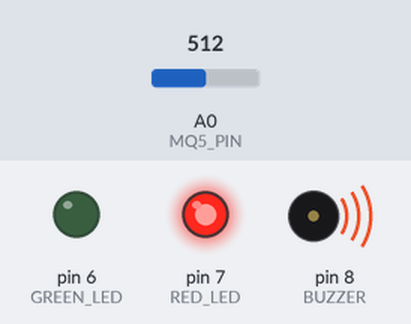
Simulated run of this sketch. Board: Arduino Uno, built with avr-gcc and run on an emulated ATmega328P. On the bench: output pins drawn as LEDs (lit = HIGH), buzzer (waves = sounding, pin HIGH). The test bench sets the inputs (shaded band); at power-on: A0 (MQ5_PIN) = 512. What the sketch prints to the serial monitor is not drawn.

Above: at 1.8 s.
1.9 s: A0 (MQ5_PIN) set to 316
3.4 s: A0 (MQ5_PIN) set to 291
At 4.3 s:
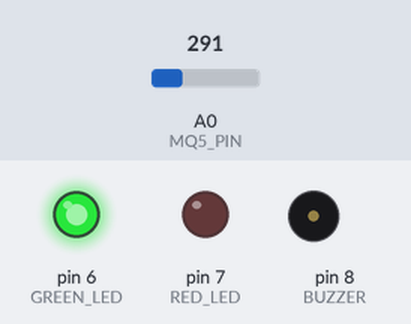
5.5 s: A0 (MQ5_PIN) set to 306
At 7.0 s:
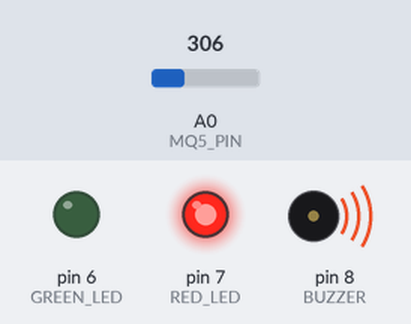
7.5 s: A0 (MQ5_PIN) set to 290
At 8.6 s:
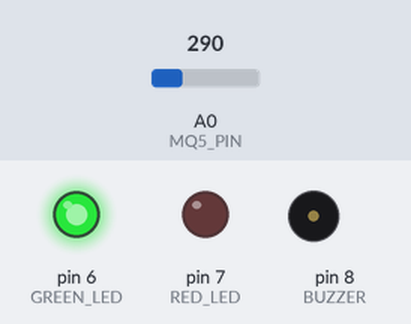
Timing chart, 0 to 10.5 s (numbered marks = the images above; inputs shaded):
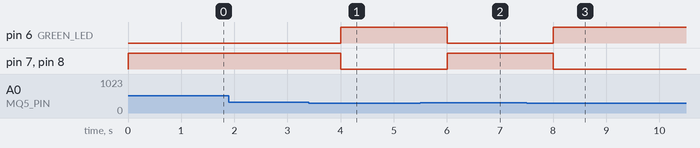

The sketch:

Smoke_Detector.ino
```cpp
#define MQ5_PIN A0
#define GREEN_LED 6
#define RED_LED 7
#define BUZZER 8

int gasThreshold = 300; // Adjust this threshold based on sensor calibration

void setup() {
    Serial.begin(9600);
    pinMode(GREEN_LED, OUTPUT);
    pinMode(RED_LED, OUTPUT);
    pinMode(BUZZER, OUTPUT);
    digitalWrite(GREEN_LED, HIGH); // Green LED on by default (safe state)
    digitalWrite(RED_LED, LOW);
    digitalWrite(BUZZER, LOW);
}

void loop() {
    int gasValue = analogRead(MQ5_PIN);
    Serial.print("Gas Level: ");
    Serial.println(gasValue);

    if (gasValue > gasThreshold) {
        // Gas detected - Alert mode
        digitalWrite(RED_LED, HIGH);
        digitalWrite(GREEN_LED, LOW);
        digitalWrite(BUZZER, HIGH);
        Serial.println("⚠️ Gas Detected! Take Action.");
    } else {
        // No gas detected - Safe mode
        digitalWrite(GREEN_LED, HIGH);
        digitalWrite(RED_LED, LOW);
        digitalWrite(BUZZER, LOW);
        Serial.println("✅ No Gas Detected.");
    }

    delay(1000); // Wait for a second before next reading
}
```

Measured:
- the behaviour switches between 301 and 300 on A0 (MQ5_PIN) (found by bisection; images 0 and 1)
- after the input at 1.9 s, every drawn part: stays the same
- after the input at 3.4 s, pin 6 (GREEN_LED): LOW → HIGH after 0.60 s; pin 7 (RED_LED), pin 8 (BUZZER): HIGH → LOW after 0.60 s
- after the input at 5.5 s, pin 6 (GREEN_LED): HIGH → LOW after 0.50 s; pin 7 (RED_LED), pin 8 (BUZZER): LOW → HIGH after 0.50 s
- after the input at 7.5 s, pin 6 (GREEN_LED): LOW → HIGH after 0.51 s; pin 7 (RED_LED), pin 8 (BUZZER): HIGH → LOW after 0.51 s
